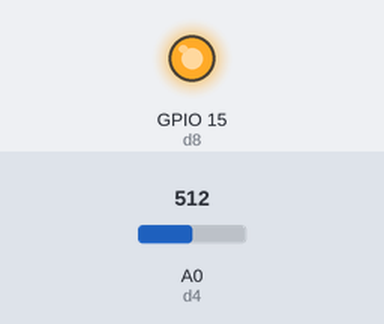
Bench run of a sketch on a simulated ESP8266 (Wemos D1 mini). Shown: output pins drawn as LEDs (lit = HIGH). The inputs (shaded band) are chosen by the test bench; at power-on: A0 (d4) = 512. WiFi joins after 1.5 s; servers stay silent unless stated; pins used as bus, display or sensor lines are not drawn; what the sketch prints to the serial monitor is not drawn.

Above: at 1.1 s.
At 5.7 s:
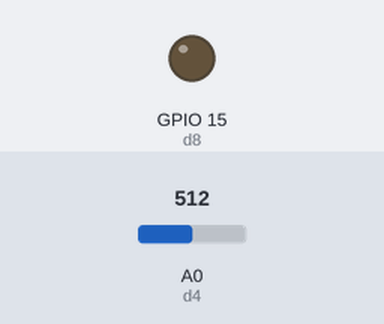
Timing chart, 0 to 7.2 s (numbered marks = the images above):
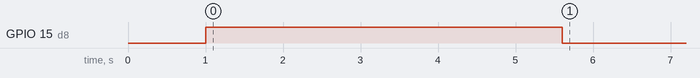

Measured:
- by itself, GPIO 15 (d8): HIGH → LOW at 5.6 s

The sketch:

wemos_d_rgb_led_stripe.ino
```cpp
#define d0 16
#define d1 5
#define d2 4
#define d3 0
#define d4 17
#define d5 14
#define d6 12
#define d7 13
#define d8 15

#include <ESP8266WiFi.h>
#include <ESP8266WebServer.h>
#include <ESP8266mDNS.h>

class mDelay {
  public:

    unsigned long mDelayMs;
    unsigned long mLastMillis;

    mDelay(unsigned long ms) {
      #ifdef DEBUG
        Serial.println("ini");
      #endif
      mDelayMs = ms;
      mLastMillis = millis();
    }
    bool isTimeOut () {
      #ifdef DEBUG
        Serial.print("istimeout ");
        Serial.print(mLastMillis); Serial.print(" "); Serial.print(mDelayMs); Serial.print("istimeout "); Serial.println(millis());
      #endif
      if (mLastMillis + mDelayMs < millis()) {
        #ifdef DEBUG
          Serial.println("time out");
        #endif
        mLastMillis = millis();
        return true;
      } else {
        return false;
      }
    }
    int getDelayMs() {return mDelayMs;}
};
/**---------------------------------------------------------------------------
     * Depending on the Battery percentage delivers the calculated LED color.
     * @param percent the battery percent (int)
     * @return the argb LED color (int)
*/
int * argbLedColor (int percent) {

  static int  colors[3];

  int j = (percent/(100/6));
  int r, g, b;
  int grade=((percent%(100/6))*255/(100/6));

  switch (j) { // @formatter:off
            case 0: r = 255;        g = 0;              b = 255-grade;  break;//0-16 pink_to_red         255,0:255,0
            case 1: r = 255;        g = (grade/2);      b = 0;          break;//17-33 red_to_orange      255:0,255,0
            case 2: r = 255;        g = 128+(grade/2);  b = 0;          break;//34-50 orange_to_yellow   0,255,0:255
            case 3: r = 255-grade;  g = 255;            b = 0;          break;//51-66 yellow_to_green    0,255:0,255
            case 4: r = 0;          g = 255;            b = grade;      break;//67-83 green_to_cyan      0:255,0,255
            case 5: r = 0;          g = 255-grade;      b = 255;        break;//84-100 cyan_to_blue
            default:r = 200;        g = 200;            b = 200;        break;//gray if full
        } //@formatter:on

  colors[0] = r;
  colors[1] = g;
  colors[2] = b;
  return colors; //Color.argb(OPAQUE, r, g, b);
}

mDelay ms500(500);
mDelay ms2000(2000);
mDelay ms5000(5000);
mDelay ms5000_1(5000);
mDelay ms5000_2(5000);

ESP8266WebServer server(80);

void setup() {
  Serial.begin(115200);
  delay(1000);
  Serial.println();

  pinMode(A0, INPUT);

  pinMode(d5, OUTPUT);
  pinMode(d6, OUTPUT);
  pinMode(d7, OUTPUT);

  pinMode(d3, OUTPUT);
  pinMode(d8, OUTPUT);

  digitalWrite(d5, LOW);
  digitalWrite(d6, LOW);
  digitalWrite(d7, LOW);

  digitalWrite(d3, LOW);
  digitalWrite(d8, HIGH);
  delay(100);

  Serial.println(ms500.getDelayMs());
  Serial.println(ms2000.getDelayMs());

  WiFi.begin("MrWhite", "Feketebikapata1965!"); //Connect to WiFi network

  while (WiFi.status() != WL_CONNECTED) {  //Wait for the connection to the WiFi network

  delay(500);
  Serial.print(".");

  }

  if (MDNS.begin("myesp")) {  //Start mDNS

  Serial.println("MDNS started");

  }

  server.on("/", handleRoot);  //Associate handler function to path

  server.begin();                           //Start server
  Serial.println("HTTP server started");

}

void handleRoot() {

  server.send(200, "text/plain", "Hello resolved by mDNS!");

}

void loop() {
  server.handleClient();

  if (ms2000.isTimeOut()) {
    Serial.println(analogRead(A0));
  }
  delay (1000);

  digitalWrite(d3, LOW);
  digitalWrite(d8, HIGH);
  /*digitalWrite(d7, LOW);
  digitalWrite(d3, HIGH);*/

  if (ms5000.isTimeOut()) {
    digitalWrite(d8, LOW);
    digitalWrite(d3, HIGH);


    digitalWrite(d5, HIGH);
    digitalWrite(d6, LOW);
    digitalWrite(d7, LOW);
    digitalWrite(d3, LOW);

      if (ms5000_1.isTimeOut()) {
        digitalWrite(d5, LOW);
        digitalWrite(d6, LOW);
        digitalWrite(d7, HIGH);
        digitalWrite(d3, HIGH);

        if (ms5000_2.isTimeOut()) {
          digitalWrite(d3, LOW);

          #ifdef DEBUG
            Serial.println("loop");
          #endif

          for (int x=1; x<=95; x++) {
            if (ms2000.isTimeOut()) {
              Serial.println(analogRead(A0));
            }
            int *p;
            p = argbLedColor(x);
            #ifdef DEBUG
              for ( int f = 0; f < 3; f++ ) {
                Serial.println( *(p + f));
              }
            #endif
            analogWrite(d6, *(p + 0)); //red
            analogWrite(d7, *(p + 1)); //green
            analogWrite(d5, *(p + 2)); //blue

            delay(100);
          }
      }
    }
  }
}
```
